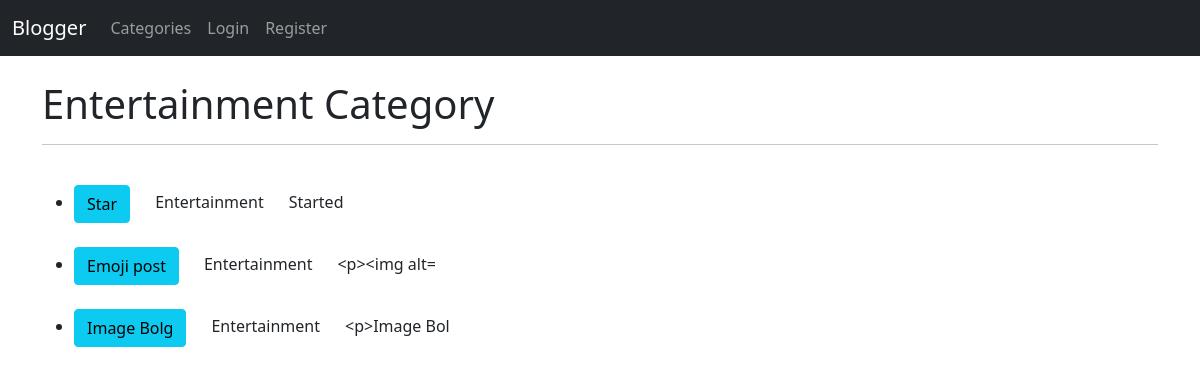
Page /category/Entertainment/ on the earlier database version.
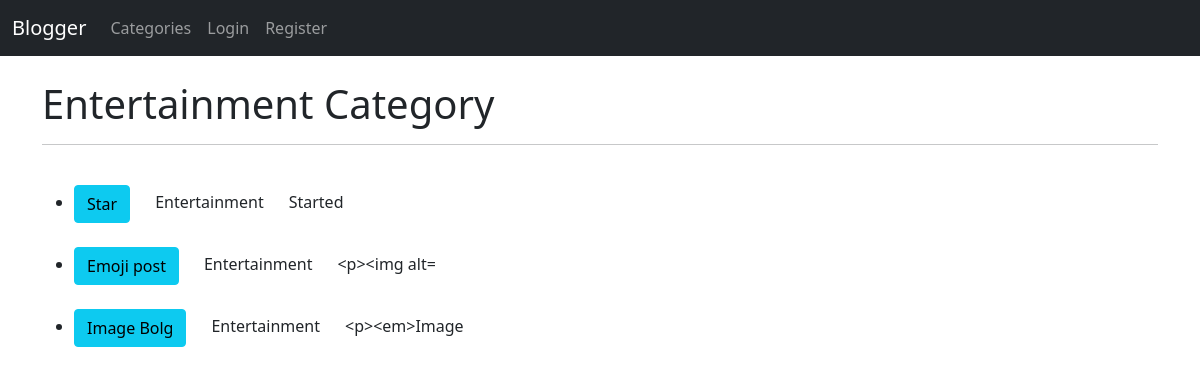
Same page on the later database version.
### theblog/models.py (models this page shows, shortened)
class Post(models.Model):
    title = models.CharField(max_length=255)
    title_tag = models.CharField(max_length=255)
    author = models.ForeignKey(User, on_delete=models.CASCADE)
    body = RichTextField(blank=True, null=True)
    header_image = models.ImageField(null=True, blank=True, upload_to="images/")
    post_date = models.DateTimeField(auto_now_add=True)
    category = models.CharField(max_length=255, default='Uncategorized')
    likes = models.ManyToManyField(User, related_name='blog_posts')

### theblog/views.py (the view)
# urls.py: path('category/<str:cats>/', category_view, name='category'),
def category_view(request, cats):
    category_post = Post.objects.filter(category=cats)
    return render(request, 'posts/categories.html', {'cats': cats.title(), 'category_post': category_post})

### templates/posts/categories.html (shortened to what this page needs)
{% extends 'posts/base.html' %}
{% block content %}
    <h1>{{ cats }} Category</h1>
    <hr>
    {% if category_post %}
        <ul>
            {% for post in category_post %}
                <br>
                <li>
                    <a href="{% url 'article_detail' post.pk %}" class="btn btn-info">{{ post.title }}</a>&nbsp&nbsp&nbsp&nbsp&nbsp
                    {{ post.category }}&nbsp&nbsp&nbsp&nbsp&nbsp
                    {{ post.body|slice:":12" }}
                </li>
            {% endfor %}
        </ul>
    {% else %}
        <h2>Sorry, we do not have any post in this category. We are working hard on it.</h2>
        <a href="{% url 'home' %}" class="btn btn-outline-dark">Home</a>
    {% endif %}
{% endblock %}

Differences in the rows shown:
changed Post "Image Bolg": body "<p>Image Bol" → "<p><em>Image"
